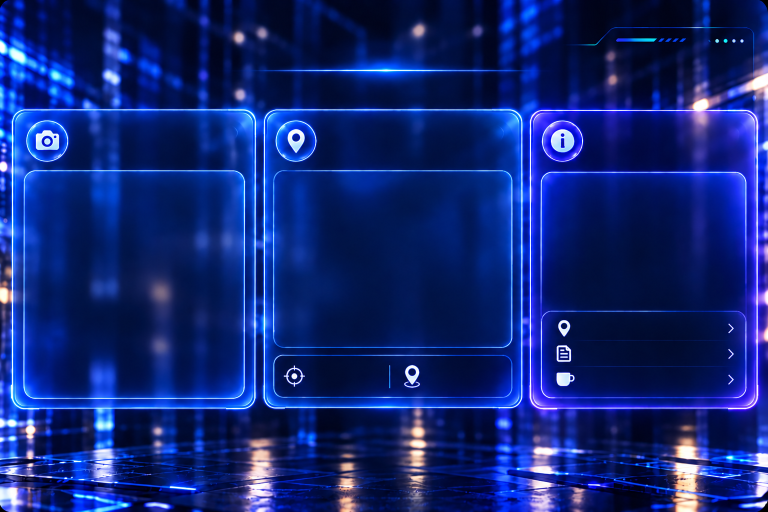
#> input picture Assets/_Project/Art/UI/Home/HJ/93.png, 1536 x 1024 px (shown at 1/2 size)
$ python make_derived.py
#> lines starting #> are read from the running program, lines starting #| are printed output that depends on the picture
# AR 현장모드 결과 화면(HJ 92~96 시안)에서 쓰는 파생 이미지를 만든다.
#   결과: Assets/_Project/Art/UI/Home/HJ/derived/
#     93_board.png   93(세 패널이 그려진 배경)의 가장자리를 투명하게 녹인 것.
#                    변경점: 인식 결과 카드 아래 세 줄 오른쪽의 '>'는 지운다(세 줄은 누를 수 없는 글이라). CHEVRON_ROWS 참고.
#                    화면이 3:2보다 넓으면(폰 20:9) 보드를 줄여 위아래(제목/버튼)가 안 잘리게 하고,
#                    남는 좌우는 92(패널 없는 같은 배경)가 채운다. 이음매가 안 보이게 좌우는 넓게, 위아래는 조금만 녹인다.
#     back_ring.png  뒤로 가기 버튼: LED 원 테두리(프로필 등록 LED 테두리와 같은 심/빛) + 흰 화살표.
#   실행: python Art_Source/ui_arfield/make_derived.py      필요: Python 3 + numpy + Pillow
import os
import numpy as np
from PIL import Image, ImageDraw

ROOT = os.path.abspath(os.path.join(os.path.dirname(os.path.abspath(__file__)), '..', '..'))
HJ = os.path.join(ROOT, 'Assets', '_Project', 'Art', 'UI', 'Home', 'HJ')
OUT = os.path.join(HJ, 'derived')
os.makedirs(OUT, exist_ok=True)

# ===== 93_board.png =====
FEATHER_X = 120   # 좌우 녹이는 폭(px, 93 기준 1536 폭)
FEATHER_Y = 24    # 위아래 녹이는 폭
im = np.array(Image.open(os.path.join(HJ, '93.png')).convert('RGBA')).astype(float)
H, W = im.shape[:2]
#> H = 1024; W = 1536

# 변경점: 세 줄의 '>'(x 1457~1466, 줄마다 높이 약 19) 지우기. 빛 번짐까지 덮는 칸을 줄마다 칸 왼쪽/오른쪽 바로 바깥 색으로
#   가로로 이어 칠한다(어두운 판 위라 자국이 남지 않고, 지나가는 가로선은 그대로 이어진다).
CHEVRON_X = (1449, 1474)
CHEVRON_ROWS = [(641, 671), (692, 722), (743, 774)]
cx0, cx1 = CHEVRON_X
for cy0, cy1 in CHEVRON_ROWS:
    left, right = im[cy0:cy1 + 1, cx0 - 1], im[cy0:cy1 + 1, cx1 + 1]
    t = ((np.arange(cx0, cx1 + 1) - (cx0 - 1)) / (cx1 + 2 - cx0))[None, :, None]
    im[cy0:cy1 + 1, cx0:cx1 + 1] = left[:, None, :] * (1 - t) + right[:, None, :] * t
x = np.arange(W)
#> x = 1536 values from 0 to 1535
y = np.arange(H)
#> y = 1024 values from 0 to 1023
ax = np.clip(np.minimum(x, W - 1 - x) / FEATHER_X, 0, 1)
ay = np.clip(np.minimum(y, H - 1 - y) / FEATHER_Y, 0, 1)
smooth = lambda t: t * t * (3 - 2 * t)
im[:, :, 3] = 255 * smooth(ay)[:, None] * smooth(ax)[None, :]
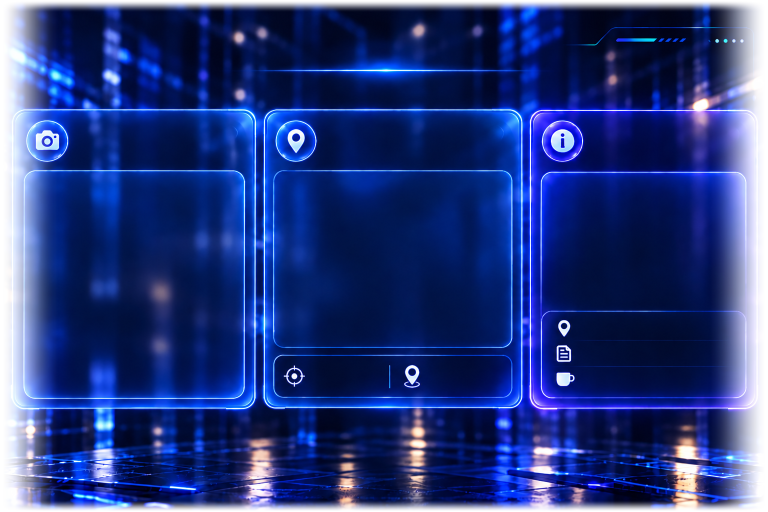
#> im: shape (1024, 1536, 4) float64 (shown at 1/2 size); mean R, G, B, A 16.5, 38, 119, 229.2; transparent parts drawn white
Image.fromarray(np.clip(im + 0.5, 0, 255).astype(np.uint8), 'RGBA').save(os.path.join(OUT, '93_board.png'))

# ===== back_ring.png =====
N = 256
CORE_R = 100          # 하얀 심 반지름(px)
CORE_HALF = 4.0
GLOW_OUT, GLOW_IN = 11.0, 7.0
CORE_RGB = np.array([232, 248, 255], float)
GLOW_RGB = np.array([58, 104, 255], float)
FILL_RGBA = (10, 22, 70, 0.45)   # 원 안쪽 어두운 유리

c = (np.arange(N) + 0.5) - N / 2
X, Y = np.meshgrid(c, c)
d = np.hypot(X, Y) - CORE_R
core = np.clip((CORE_HALF + 0.6 - np.abs(d)) / 1.2, 0, 1)
dist = np.maximum(np.abs(d) - CORE_HALF, 0)
glow = 0.95 * np.exp(-0.5 * (dist / np.where(d > 0, GLOW_OUT, GLOW_IN)) ** 2)
fill = np.clip(-d / 1.0, 0, 1) * FILL_RGBA[3]

# 아래에서부터 안쪽 유리 -> 빛 -> 심 순서로 덮는다 (straight alpha)
def over(src_rgb, src_a, dst_rgb, dst_a):
    a = src_a + dst_a * (1 - src_a)
    rgb = (src_rgb * src_a[..., None] + dst_rgb * (dst_a * (1 - src_a))[..., None]) / np.maximum(a, 1e-6)[..., None]
    return rgb, a

rgb = np.zeros((N, N, 3)) + np.array(FILL_RGBA[:3], float)
a = fill
rgb, a = over(np.broadcast_to(GLOW_RGB, (N, N, 3)), glow, rgb, a)
rgb, a = over(np.broadcast_to(CORE_RGB, (N, N, 3)), core, rgb, a)

# 흰 화살표(←): 4배로 그려 줄여서 매끄럽게
S = 4
arrow = Image.new('L', (N * S, N * S), 0)
#> arrow: PIL image 1024x1024 L; every value is 0
dr = ImageDraw.Draw(arrow)
w = int(13 * S)
cx, cy = N * S / 2, N * S / 2
left, right, head = cx - 44 * S, cx + 46 * S, 40 * S
dr.line([(right, cy), (left + 4 * S, cy)], fill=255, width=w)
dr.line([(left + head, cy - head), (left, cy), (left + head, cy + head)], fill=255, width=w, joint='curve')
for px, py in ((right, cy), (left + head, cy - head), (left + head, cy + head), (left, cy)):
    r = w / 2
    dr.ellipse([px - r, py - r, px + r, py + r], fill=255)
arr = np.array(arrow.resize((N, N), Image.LANCZOS)).astype(float) / 255
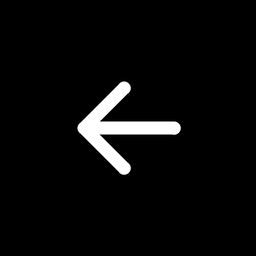
#> arr: shape (256, 256) float64; min 0, max 1, mean 0.0407
rgb, a = over(np.broadcast_to(np.array([245, 250, 255], float), (N, N, 3)), arr, rgb, a)
#> in over (call 3), `a = src_a + dst_a * (1 - src_a)`:
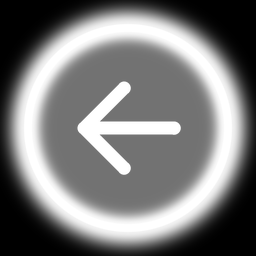
#> a: shape (256, 256) float64; min 3.36e-11, max 1, mean 0.478
#> in over (call 3), `rgb = (src_rgb * src_a[..., None] + dst_rgb * (dst_a * (1 - src_a))[....`:
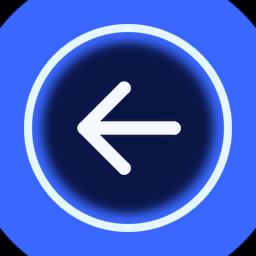
#> rgb: shape (256, 256, 3) float64; mean of channels 0, 1, 2 63.1, 93.5, 192.2; drawn with min black and max white

Image.fromarray(np.clip(np.dstack([rgb, a * 255]) + 0.5, 0, 255).astype(np.uint8), 'RGBA').save(os.path.join(OUT, 'back_ring.png'))
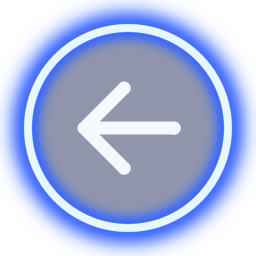
#> saved as back_ring.png: PIL image 256x256 RGBA; mean R, G, B, A 63.1, 93.5, 192.2, 121.9; transparent parts drawn white
print('-> %s (93_board.png, back_ring.png)' % os.path.relpath(OUT, ROOT))

$ run again, with Assets/_Project/Art/UI/Home/HJ/94.png copied over Assets/_Project/Art/UI/Home/HJ/93.png
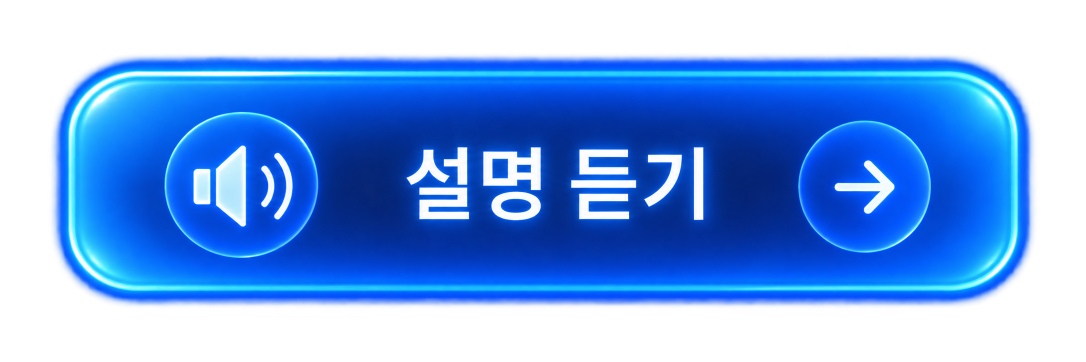
#> input picture Assets/_Project/Art/UI/Home/HJ/94.png, 2172 x 724 px (shown at 1/2 size)
#> `im[:, :, 3] = 255 * smooth(ay)[:, None] * smooth(ax)[None, :]`:
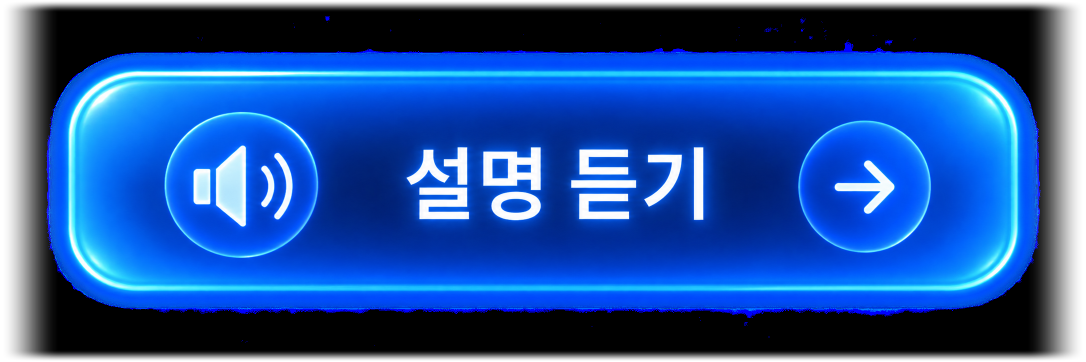
#> im: shape (724, 2172, 4) float64 (shown at 1/2 size); mean R, G, B, A 12.7, 62.4, 140.2, 232.5; transparent parts drawn white
#> arrow: PIL image 1024x1024 L; every value is 0

$ run again, with Assets/_Project/Art/UI/Home/HJ/95.png copied over Assets/_Project/Art/UI/Home/HJ/93.png
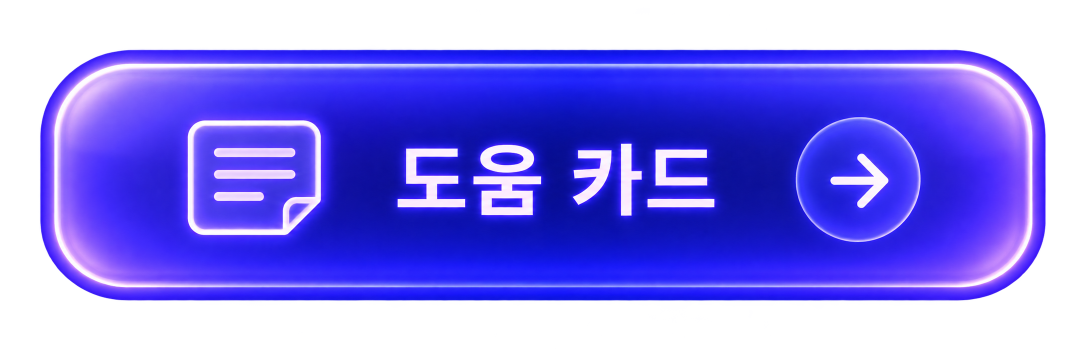
#> input picture Assets/_Project/Art/UI/Home/HJ/95.png, 2172 x 724 px (shown at 1/2 size)
#> `im[:, :, 3] = 255 * smooth(ay)[:, None] * smooth(ax)[None, :]`:
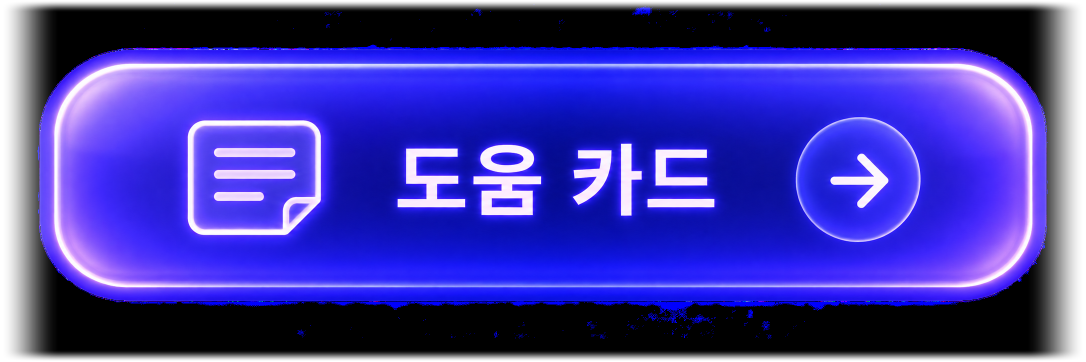
#> im: shape (724, 2172, 4) float64 (shown at 1/2 size); mean R, G, B, A 44.7, 37, 147.7, 232.5; transparent parts drawn white
#> arrow: PIL image 1024x1024 L; every value is 0
